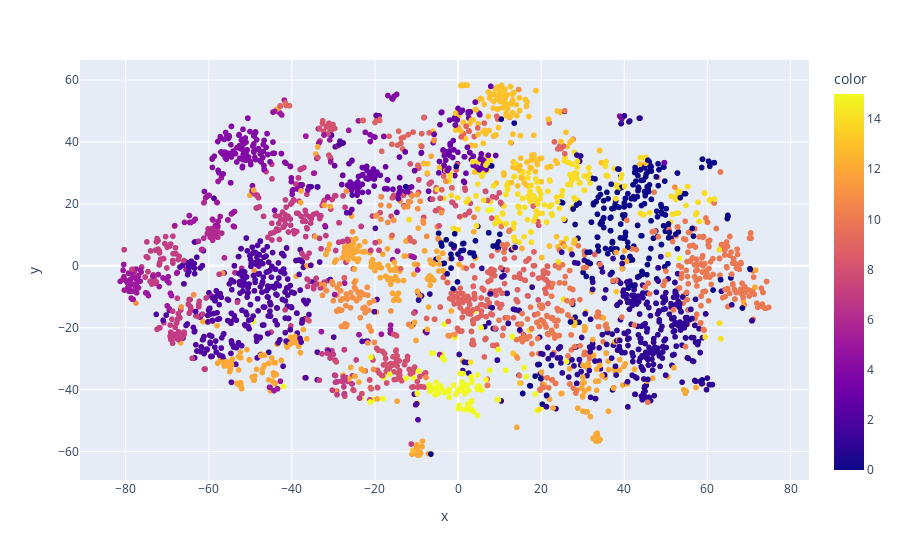

This figure's notebook cell:
### Markdown cell above
Now we can plot the clustering results from the PCA method on the t-SNE dimensions:

### Code cell
fig = px.scatter(x=reduced_tsne[:,0],y=reduced_tsne[:,1],color=clusters)
fig.show(config=config)

### Figure 1 — Plotly figure (JSON) as saved in the notebook; plotly's stock layout.template omitted (floating-point values rounded to 4 significant figures; data arrays with more than 128 entries replaced by an {"elided": "..."} marker saying what was removed)
{"data": [{"hovertemplate": "x=%{x}<br>y=%{y}<br>color=%{marker.color}<extra></extra>", "legendgroup": "", "marker": {"color": {"elided": "3597 int values"}, "coloraxis": "coloraxis", "symbol": "circle"}, "mode": "markers", "name": "", "showlegend": false, "type": "scattergl", "x": {"elided": "3597 float values"}, "xaxis": "x", "y": {"elided": "3597 float values"}, "yaxis": "y"}], "layout": {"coloraxis": {"colorbar": {"title": {"text": "color"}}, "colorscale": [[0, "#0d0887"], [0.1111, "#46039f"], [0.2222, "#7201a8"], [0.3333, "#9c179e"], [0.4444, "#bd3786"], [0.5556, "#d8576b"], [0.6667, "#ed7953"], [0.7778, "#fb9f3a"], [0.8889, "#fdca26"], [1, "#f0f921"]]}, "legend": {"tracegroupgap": 0}, "margin": {"t": 60}, "xaxis": {"anchor": "y", "domain": [0, 1], "title": {"text": "x"}}, "yaxis": {"anchor": "x", "domain": [0, 1], "title": {"text": "y"}}}}
